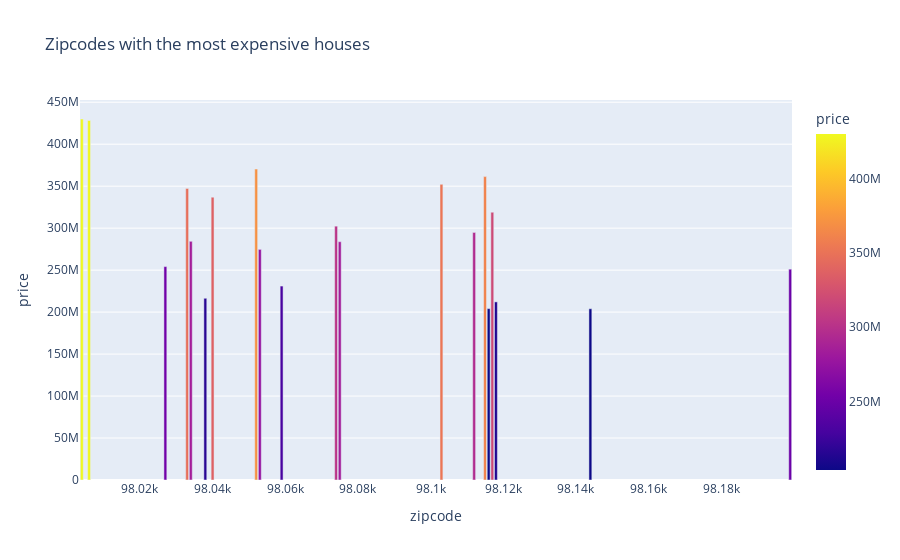

Notebook cell for this chart:
### Code cell
fig =  px.bar(new, x = new.index , y = 'price', color = 'price', title = 'Zipcodes with the most expensive houses')

fig.show()

### Figure 1 — Plotly figure (JSON) as saved in the notebook; plotly's stock layout.template omitted (floating-point values rounded to 4 significant figures)
{"data": [{"alignmentgroup": "True", "hovertemplate": "zipcode=%{x}<br>price=%{marker.color}<extra></extra>", "legendgroup": "", "marker": {"color": [430018105, 428249400, 370370186, 361427439, 352199365, 347324034, 336954366, 318989649, 302383047, 294888293, 284348308, 283873759, 274701659, 254226234, 251123556, 231016645, 216456884, 212163816, 204169386, 203984344], "coloraxis": "coloraxis", "pattern": {"shape": ""}}, "name": "", "offsetgroup": "", "orientation": "v", "showlegend": false, "textposition": "auto", "type": "bar", "x": [98004, 98006, 98052, 98115, 98103, 98033, 98040, 98117, 98074, 98112, 98034, 98075, 98053, 98027, 98199, 98059, 98038, 98118, 98116, 98144], "xaxis": "x", "y": [430018105, 428249400, 370370186, 361427439, 352199365, 347324034, 336954366, 318989649, 302383047, 294888293, 284348308, 283873759, 274701659, 254226234, 251123556, 231016645, 216456884, 212163816, 204169386, 203984344], "yaxis": "y"}], "layout": {"barmode": "relative", "coloraxis": {"colorbar": {"title": {"text": "price"}}, "colorscale": [[0, "#0d0887"], [0.1111, "#46039f"], [0.2222, "#7201a8"], [0.3333, "#9c179e"], [0.4444, "#bd3786"], [0.5556, "#d8576b"], [0.6667, "#ed7953"], [0.7778, "#fb9f3a"], [0.8889, "#fdca26"], [1, "#f0f921"]]}, "legend": {"tracegroupgap": 0}, "title": {"text": "Zipcodes with the most expensive houses"}, "xaxis": {"anchor": "y", "domain": [0, 1], "title": {"text": "zipcode"}}, "yaxis": {"anchor": "x", "domain": [0, 1], "title": {"text": "price"}}}}
